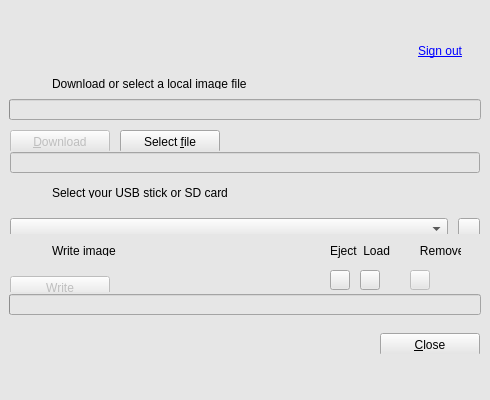
<?xml version="1.0" encoding="UTF-8"?>
<ui version="4.0">
 <class>Creator</class>
 <widget class="QDialog" name="Creator">
  <property name="enabled">
   <bool>true</bool>
  </property>
  <property name="geometry">
   <rect>
    <x>0</x>
    <y>0</y>
    <width>490</width>
    <height>400</height>
   </rect>
  </property>
  <property name="sizePolicy">
   <sizepolicy hsizetype="Fixed" vsizetype="Fixed">
    <horstretch>0</horstretch>
    <verstretch>0</verstretch>
   </sizepolicy>
  </property>
  <property name="minimumSize">
   <size>
    <width>490</width>
    <height>400</height>
   </size>
  </property>
  <property name="maximumSize">
   <size>
    <width>490</width>
    <height>400</height>
   </size>
  </property>
  <property name="windowTitle">
   <string>Softeam USB-SD Creator</string>
  </property>
  <property name="windowIcon">
   <iconset resource="resources.qrc">
    <normaloff>:/icons/favicon-x2000.svg</normaloff>:/icons/favicon-x2000.svg</iconset>
  </property>
  <property name="sizeGripEnabled">
   <bool>false</bool>
  </property>
  <property name="spacing" stdset="0">
   <number>5</number>
  </property>
  <widget class="QStackedWidget" name="stackedWidget">
   <property name="enabled">
    <bool>true</bool>
   </property>
   <property name="geometry">
    <rect>
     <x>0</x>
     <y>0</y>
     <width>490</width>
     <height>400</height>
    </rect>
   </property>
   <property name="styleSheet">
    <string notr="true">background-color: rgb(230, 230, 230);</string>
   </property>
   <property name="frameShape">
    <enum>QFrame::NoFrame</enum>
   </property>
   <property name="lineWidth">
    <number>1</number>
   </property>
   <property name="currentIndex">
    <number>0</number>
   </property>
   <widget class="QWidget" name="pageMain">
    <widget class="QWidget" name="horizontalLayoutWidgetStep4">
     <property name="geometry">
      <rect>
       <x>10</x>
       <y>235</y>
       <width>471</width>
       <height>31</height>
      </rect>
     </property>
     <layout class="QHBoxLayout" name="horizontalLayoutStep4">
      <property name="spacing">
       <number>5</number>
      </property>
      <item>
       <widget class="QLabel" name="labelImageNo3">
        <property name="maximumSize">
         <size>
          <width>27</width>
          <height>28</height>
         </size>
        </property>
        <property name="text">
         <string/>
        </property>
        <property name="pixmap">
         <pixmap resource="resources.qrc">:/icons/no3.png</pixmap>
        </property>
       </widget>
      </item>
      <item>
       <widget class="QLabel" name="labelStep4">
        <property name="maximumSize">
         <size>
          <width>16777215</width>
          <height>28</height>
         </size>
        </property>
        <property name="text">
         <string>Write image</string>
        </property>
       </widget>
      </item>
     </layout>
    </widget>
    <widget class="QProgressBar" name="downloadProgressBar">
     <property name="geometry">
      <rect>
       <x>9</x>
       <y>99</y>
       <width>472</width>
       <height>21</height>
      </rect>
     </property>
     <property name="value">
      <number>0</number>
     </property>
     <property name="alignment">
      <set>Qt::AlignLeading|Qt::AlignLeft|Qt::AlignVCenter</set>
     </property>
     <property name="format">
      <string/>
     </property>
     <layout class="QHBoxLayout" name="downloadProgressLayout">
      <property name="leftMargin">
       <number>0</number>
      </property>
      <property name="topMargin">
       <number>0</number>
      </property>
      <property name="rightMargin">
       <number>0</number>
      </property>
      <property name="bottomMargin">
       <number>0</number>
      </property>
     </layout>
    </widget>
    <widget class="QWidget" name="horizontalLayoutWidgetStep3">
     <property name="geometry">
      <rect>
       <x>10</x>
       <y>177</y>
       <width>471</width>
       <height>31</height>
      </rect>
     </property>
     <layout class="QHBoxLayout" name="horizontalLayoutStep3">
      <property name="spacing">
       <number>5</number>
      </property>
      <item>
       <widget class="QLabel" name="labelImageNo2">
        <property name="maximumSize">
         <size>
          <width>27</width>
          <height>28</height>
         </size>
        </property>
        <property name="text">
         <string/>
        </property>
        <property name="pixmap">
         <pixmap resource="resources.qrc">:/icons/no2.png</pixmap>
        </property>
       </widget>
      </item>
      <item>
       <widget class="QLabel" name="labelStep3">
        <property name="maximumSize">
         <size>
          <width>16777215</width>
          <height>28</height>
         </size>
        </property>
        <property name="text">
         <string>Select your USB stick or SD card</string>
        </property>
       </widget>
      </item>
     </layout>
    </widget>
    <widget class="QProgressBar" name="flashProgressBar">
     <property name="geometry">
      <rect>
       <x>9</x>
       <y>294</y>
       <width>472</width>
       <height>21</height>
      </rect>
     </property>
     <property name="value">
      <number>0</number>
     </property>
     <property name="alignment">
      <set>Qt::AlignLeading|Qt::AlignLeft|Qt::AlignVCenter</set>
     </property>
     <property name="textVisible">
      <bool>true</bool>
     </property>
     <property name="format">
      <string/>
     </property>
    </widget>
    <widget class="QWidget" name="horizontalLayoutWidgetStep2">
     <property name="geometry">
      <rect>
       <x>10</x>
       <y>68</y>
       <width>471</width>
       <height>31</height>
      </rect>
     </property>
     <layout class="QHBoxLayout" name="horizontalLayoutStep2">
      <property name="spacing">
       <number>5</number>
      </property>
      <item>
       <widget class="QLabel" name="labelImageNo1">
        <property name="maximumSize">
         <size>
          <width>27</width>
          <height>28</height>
         </size>
        </property>
        <property name="text">
         <string/>
        </property>
        <property name="pixmap">
         <pixmap resource="resources.qrc">:/icons/no1.png</pixmap>
        </property>
       </widget>
      </item>
      <item>
       <widget class="QLabel" name="labelStep2">
        <property name="maximumSize">
         <size>
          <width>16777215</width>
          <height>28</height>
         </size>
        </property>
        <property name="text">
         <string>Download or select a local image file</string>
        </property>
       </widget>
      </item>
     </layout>
    </widget>
    <widget class="QLineEdit" name="fileNameLabel">
     <property name="enabled">
      <bool>false</bool>
     </property>
     <property name="geometry">
      <rect>
       <x>10</x>
       <y>152</y>
       <width>470</width>
       <height>21</height>
      </rect>
     </property>
     <property name="cursor">
      <cursorShape>IBeamCursor</cursorShape>
     </property>
     <property name="focusPolicy">
      <enum>Qt::NoFocus</enum>
     </property>
     <property name="frame">
      <bool>true</bool>
     </property>
     <property name="cursorPosition">
      <number>0</number>
     </property>
     <property name="readOnly">
      <bool>true</bool>
     </property>
    </widget>
    <widget class="QToolButton" name="ejectUSB">
     <property name="geometry">
      <rect>
       <x>330</x>
       <y>270</y>
       <width>20</width>
       <height>20</height>
      </rect>
     </property>
     <property name="focusPolicy">
      <enum>Qt::NoFocus</enum>
     </property>
     <property name="toolTip">
      <string>Eject device</string>
     </property>
     <property name="text">
      <string/>
     </property>
     <property name="icon">
      <iconset resource="resources.qrc">
       <normaloff>:/icons/device_eject.png</normaloff>:/icons/device_eject.png</iconset>
     </property>
     <property name="autoRaise">
      <bool>false</bool>
     </property>
     <property name="arrowType">
      <enum>Qt::NoArrow</enum>
     </property>
    </widget>
    <widget class="QToolButton" name="loadUSB">
     <property name="geometry">
      <rect>
       <x>360</x>
       <y>270</y>
       <width>20</width>
       <height>20</height>
      </rect>
     </property>
     <property name="focusPolicy">
      <enum>Qt::NoFocus</enum>
     </property>
     <property name="toolTip">
      <string>Load device</string>
     </property>
     <property name="text">
      <string/>
     </property>
     <property name="icon">
      <iconset resource="resources.qrc">
       <normaloff>:/icons/device_load.png</normaloff>:/icons/device_load.png</iconset>
     </property>
    </widget>
    <widget class="QLabel" name="labelEjectLoad">
     <property name="geometry">
      <rect>
       <x>330</x>
       <y>243</y>
       <width>131</width>
       <height>16</height>
      </rect>
     </property>
     <property name="text">
      <string>Eject  Load         Remove</string>
     </property>
    </widget>
    <widget class="QToolButton" name="removeUSB">
     <property name="enabled">
      <bool>false</bool>
     </property>
     <property name="geometry">
      <rect>
       <x>410</x>
       <y>270</y>
       <width>20</width>
       <height>20</height>
      </rect>
     </property>
     <property name="focusPolicy">
      <enum>Qt::NoFocus</enum>
     </property>
     <property name="text">
      <string/>
     </property>
     <property name="icon">
      <iconset resource="resources.qrc">
       <normaloff>:/icons/device_remove.png</normaloff>:/icons/device_remove.png</iconset>
     </property>
    </widget>
    <widget class="QWidget" name="horizontalLayoutWidget">
     <property name="geometry">
      <rect>
       <x>5</x>
       <y>120</y>
       <width>481</width>
       <height>31</height>
      </rect>
     </property>
     <layout class="QHBoxLayout" name="horizontalLayoutButtons1">
      <property name="spacing">
       <number>10</number>
      </property>
      <property name="leftMargin">
       <number>5</number>
      </property>
      <property name="rightMargin">
       <number>6</number>
      </property>
      <item>
       <widget class="QPushButton" name="downloadButton">
        <property name="enabled">
         <bool>false</bool>
        </property>
        <property name="minimumSize">
         <size>
          <width>100</width>
          <height>23</height>
         </size>
        </property>
        <property name="text">
         <string>&amp;Download</string>
        </property>
       </widget>
      </item>
      <item>
       <widget class="QPushButton" name="loadButton">
        <property name="minimumSize">
         <size>
          <width>100</width>
          <height>23</height>
         </size>
        </property>
        <property name="text">
         <string>Select &amp;file</string>
        </property>
       </widget>
      </item>
      <item>
       <spacer name="horizontalSpacer">
        <property name="orientation">
         <enum>Qt::Horizontal</enum>
        </property>
        <property name="sizeHint" stdset="0">
         <size>
          <width>40</width>
          <height>20</height>
         </size>
        </property>
       </spacer>
      </item>
     </layout>
    </widget>
    <widget class="QWidget" name="horizontalLayoutWidget_2">
     <property name="geometry">
      <rect>
       <x>5</x>
       <y>323</y>
       <width>481</width>
       <height>31</height>
      </rect>
     </property>
     <layout class="QHBoxLayout" name="horizontalLayoutButtons3">
      <property name="spacing">
       <number>10</number>
      </property>
      <property name="leftMargin">
       <number>5</number>
      </property>
      <property name="rightMargin">
       <number>6</number>
      </property>
      <item>
       <spacer name="horizontalSpacer_2">
        <property name="orientation">
         <enum>Qt::Horizontal</enum>
        </property>
        <property name="sizeHint" stdset="0">
         <size>
          <width>40</width>
          <height>20</height>
         </size>
        </property>
       </spacer>
      </item>
      <item>
       <widget class="QPushButton" name="closeAppButton">
        <property name="minimumSize">
         <size>
          <width>100</width>
          <height>23</height>
         </size>
        </property>
        <property name="focusPolicy">
         <enum>Qt::StrongFocus</enum>
        </property>
        <property name="text">
         <string>&amp;Close</string>
        </property>
        <property name="flat">
         <bool>false</bool>
        </property>
       </widget>
      </item>
     </layout>
    </widget>
    <widget class="QWidget" name="horizontalLayoutWidget_3">
     <property name="geometry">
      <rect>
       <x>5</x>
       <y>266</y>
       <width>481</width>
       <height>26</height>
      </rect>
     </property>
     <layout class="QHBoxLayout" name="horizontalLayoutButtons2">
      <property name="spacing">
       <number>10</number>
      </property>
      <property name="leftMargin">
       <number>5</number>
      </property>
      <property name="rightMargin">
       <number>6</number>
      </property>
      <item>
       <widget class="QPushButton" name="writeFlashButton">
        <property name="enabled">
         <bool>false</bool>
        </property>
        <property name="minimumSize">
         <size>
          <width>100</width>
          <height>23</height>
         </size>
        </property>
        <property name="text">
         <string>&amp;Write</string>
        </property>
       </widget>
      </item>
      <item>
       <spacer name="horizontalSpacer_3">
        <property name="orientation">
         <enum>Qt::Horizontal</enum>
        </property>
        <property name="sizeHint" stdset="0">
         <size>
          <width>40</width>
          <height>20</height>
         </size>
        </property>
       </spacer>
      </item>
     </layout>
    </widget>
    <widget class="QWidget" name="horizontalLayoutWidget_6">
     <property name="geometry">
      <rect>
       <x>5</x>
       <y>208</y>
       <width>481</width>
       <height>26</height>
      </rect>
     </property>
     <layout class="QHBoxLayout" name="horizontalLayoutRemovable">
      <property name="spacing">
       <number>10</number>
      </property>
      <property name="leftMargin">
       <number>5</number>
      </property>
      <property name="rightMargin">
       <number>6</number>
      </property>
      <item>
       <widget class="QComboBox" name="removableDevicesComboBox">
        <property name="minimumSize">
         <size>
          <width>0</width>
          <height>22</height>
         </size>
        </property>
        <property name="maximumSize">
         <size>
          <width>16777215</width>
          <height>22</height>
         </size>
        </property>
        <property name="toolTip">
         <string>Select your USB stick or SD card</string>
        </property>
       </widget>
      </item>
      <item>
       <widget class="QToolButton" name="refreshRemovablesButton">
        <property name="minimumSize">
         <size>
          <width>22</width>
          <height>22</height>
         </size>
        </property>
        <property name="maximumSize">
         <size>
          <width>22</width>
          <height>22</height>
         </size>
        </property>
        <property name="icon">
         <iconset resource="resources.qrc">
          <normaloff>:/icons/refresh.png</normaloff>:/icons/refresh.png</iconset>
        </property>
       </widget>
      </item>
     </layout>
    </widget>
    <widget class="QLabel" name="headerBackground">
     <property name="enabled">
      <bool>true</bool>
     </property>
     <property name="geometry">
      <rect>
       <x>90</x>
       <y>10</y>
       <width>311</width>
       <height>41</height>
      </rect>
     </property>
     <property name="styleSheet">
      <string notr="true">image: url(:/icons/logo_gray.png);</string>
     </property>
     <property name="text">
      <string/>
     </property>
    </widget>
    <widget class="QPushButton" name="pushButton2">
     <property name="geometry">
      <rect>
       <x>400</x>
       <y>40</y>
       <width>80</width>
       <height>22</height>
      </rect>
     </property>
     <property name="styleSheet">
      <string notr="true">font: 9pt &quot;Sans Serif&quot;;
color: rgb(0, 0, 255);
text-decoration: underline;</string>
     </property>
     <property name="text">
      <string>Sign out</string>
     </property>
     <property name="flat">
      <bool>true</bool>
     </property>
    </widget>
    <zorder>fileNameLabel</zorder>
    <zorder>horizontalLayoutWidgetStep4</zorder>
    <zorder>downloadProgressBar</zorder>
    <zorder>horizontalLayoutWidgetStep3</zorder>
    <zorder>flashProgressBar</zorder>
    <zorder>horizontalLayoutWidgetStep2</zorder>
    <zorder>horizontalLayoutWidget</zorder>
    <zorder>horizontalLayoutWidget_2</zorder>
    <zorder>horizontalLayoutWidget_3</zorder>
    <zorder>horizontalLayoutWidget_6</zorder>
    <zorder>ejectUSB</zorder>
    <zorder>labelEjectLoad</zorder>
    <zorder>loadUSB</zorder>
    <zorder>removeUSB</zorder>
    <zorder>headerBackground</zorder>
    <zorder>pushButton2</zorder>
   </widget>
   <widget class="QWidget" name="pageAbout">
    <widget class="QLabel" name="labelAbout">
     <property name="geometry">
      <rect>
       <x>20</x>
       <y>22</y>
       <width>451</width>
       <height>301</height>
      </rect>
     </property>
     <property name="font">
      <font>
       <pointsize>10</pointsize>
      </font>
     </property>
     <property name="alignment">
      <set>Qt::AlignHCenter|Qt::AlignTop</set>
     </property>
     <property name="wordWrap">
      <bool>false</bool>
     </property>
     <property name="openExternalLinks">
      <bool>true</bool>
     </property>
     <property name="textInteractionFlags">
      <set>Qt::TextBrowserInteraction</set>
     </property>
    </widget>
    <widget class="QWidget" name="horizontalLayoutWidget_4">
     <property name="geometry">
      <rect>
       <x>5</x>
       <y>323</y>
       <width>481</width>
       <height>31</height>
      </rect>
     </property>
     <layout class="QHBoxLayout" name="horizontalLayout">
      <property name="spacing">
       <number>10</number>
      </property>
      <property name="leftMargin">
       <number>5</number>
      </property>
      <property name="rightMargin">
       <number>6</number>
      </property>
      <item>
       <widget class="QPushButton" name="closeAboutButton">
        <property name="minimumSize">
         <size>
          <width>100</width>
          <height>23</height>
         </size>
        </property>
        <property name="focusPolicy">
         <enum>Qt::StrongFocus</enum>
        </property>
        <property name="text">
         <string>&amp;Close</string>
        </property>
       </widget>
      </item>
      <item>
       <spacer name="horizontalSpacer_4">
        <property name="orientation">
         <enum>Qt::Horizontal</enum>
        </property>
        <property name="sizeHint" stdset="0">
         <size>
          <width>40</width>
          <height>20</height>
         </size>
        </property>
       </spacer>
      </item>
      <item>
       <widget class="QLabel" name="labelVersion">
        <property name="alignment">
         <set>Qt::AlignRight|Qt::AlignTrailing|Qt::AlignVCenter</set>
        </property>
       </widget>
      </item>
     </layout>
    </widget>
    <zorder>horizontalLayoutWidget_4</zorder>
    <zorder>labelAbout</zorder>
   </widget>
  </widget>
  <widget class="QMenuBar" name="menuBar">
   <property name="geometry">
    <rect>
     <x>0</x>
     <y>0</y>
     <width>214</width>
     <height>21</height>
    </rect>
   </property>
   <widget class="QMenu" name="menuLanguage">
    <property name="title">
     <string/>
    </property>
   </widget>
   <addaction name="menuLanguage"/>
  </widget>
  <widget class="QLineEdit" name="jtwEdit">
   <property name="enabled">
    <bool>true</bool>
   </property>
   <property name="geometry">
    <rect>
     <x>20</x>
     <y>80</y>
     <width>51</width>
     <height>20</height>
    </rect>
   </property>
   <property name="echoMode">
    <enum>QLineEdit::NoEcho</enum>
   </property>
  </widget>
  <zorder>jtwEdit</zorder>
  <zorder>menuBar</zorder>
  <zorder>stackedWidget</zorder>
 </widget>
 <layoutdefault spacing="5" margin="10"/>
 <tabstops>
  <tabstop>downloadButton</tabstop>
  <tabstop>loadButton</tabstop>
  <tabstop>removableDevicesComboBox</tabstop>
  <tabstop>refreshRemovablesButton</tabstop>
  <tabstop>writeFlashButton</tabstop>
  <tabstop>closeAppButton</tabstop>
  <tabstop>closeAboutButton</tabstop>
 </tabstops>
 <resources>
  <include location="resources.qrc"/>
 </resources>
 <connections/>
</ui>
